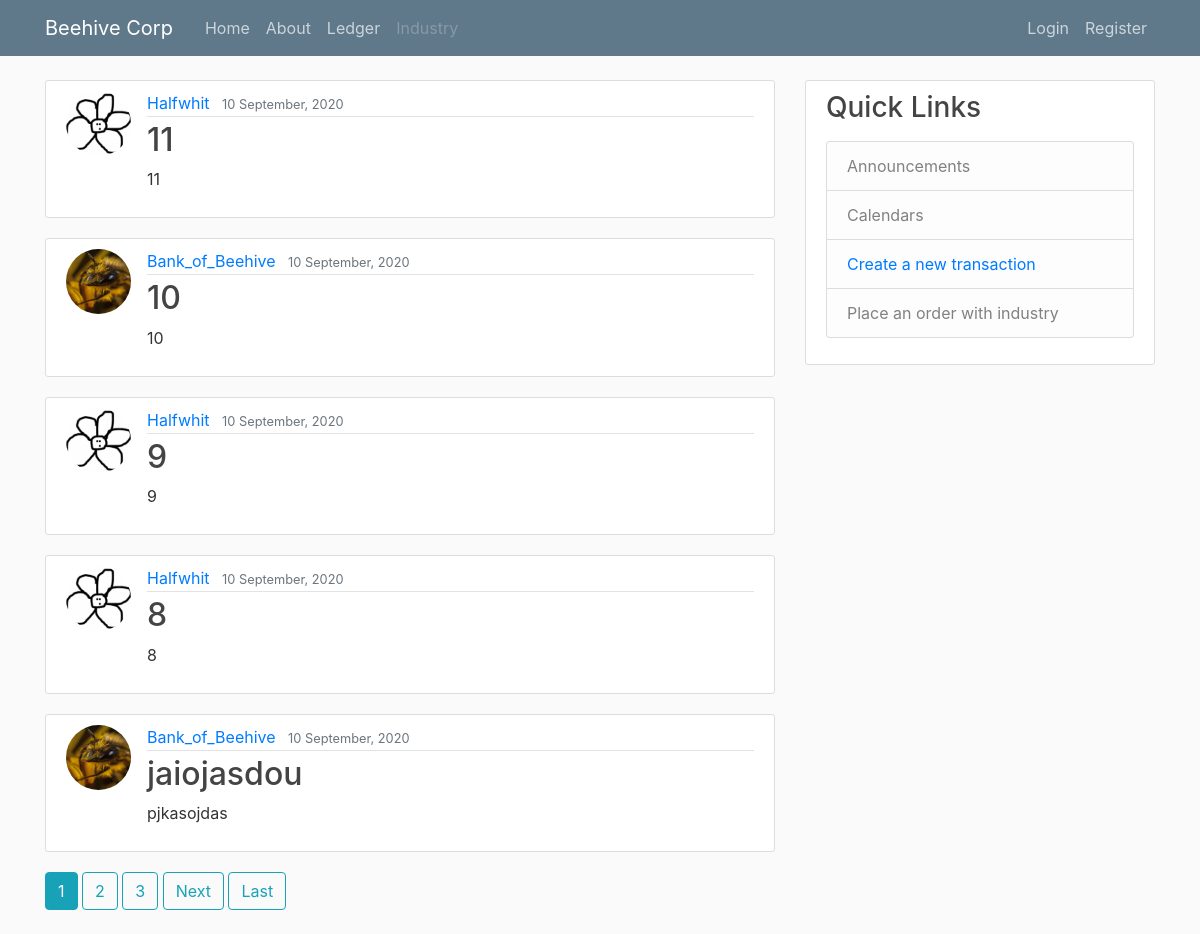
The page / on the database its author committed.
### market/models.py (models this page shows, shortened)
class Post(models.Model):
    title = models.CharField(max_length=100)
    content = models.TextField()
    date_posted = models.DateTimeField(default=timezone.now)
    author = models.ForeignKey(User, on_delete=models.CASCADE)
    announcement = models.BooleanField(default=False)

### users/models.py (models this page shows, shortened)
class Profile(models.Model):
    user = models.OneToOneField(User, on_delete=models.CASCADE)
    image = models.ImageField(default='default.jpg', upload_to='profile_pics')
    balance = models.IntegerField(default=0)

### market/views.py (the view)
# urls.py: path('', PostListView.as_view(), name='market-home'),
class PostListView(ListView):
    model = Post
    template_name = 'market/home.html'
    context_object_name = 'posts'
    ordering = ['-date_posted']
    paginate_by = 5

### market/templates/market/home.html (shortened to what this page needs)
{% extends "market/base.html" %}
{% block content %}
    {% for post in posts %}
        <article class="media content-section">
            <img class="rounded-circle article-img" src="{{ post.author.profile.image.url }}">
            <div class="media-body">
                <div class="article-metadata">
                <a class="mr-2" href="{% url 'browse-profile' post.author.profile.id %}">{{ post.author }}</a>
                <small class="text-muted">{{ post.date_posted|date:"d F, Y" }}</small>
                </div>
                <h2><a class="article-title" href="{% url 'post-detail' post.id %}">{{ post.title }}</a></h2>
                <p class="article-content">{{ post.content }}</p>
            </div>
        </article>
    {% endfor %}
    {% if is_paginated %}
        {% for num in page_obj.paginator.page_range %}
            {% if page_obj.number == num %}
                <a class="btn btn-info mb-4" href="?page={{ num }}">{{ num }}</a>
            {% elif num > page_obj.number|add:'-3' and num < page_obj.number|add:'3'%}
                <a class="btn btn-outline-info mb-4" href="?page={{ num }}">{{ num }}</a>
            {% endif %}
        {% endfor %}
        {% if page_obj.has_next %}
            <a class="btn btn-outline-info mb-4" href="?page={{ page_obj.next_page_number }}">Next</a>
            <a class="btn btn-outline-info mb-4" href="?page={{ page_obj.paginator.num_pages }}">Last</a>
        {% endif %}
    {% endif %}
{% endblock content %}

### market/templates/market/base.html (shortened to what this page needs)
{% load static %}
<!doctype html>
<html lang="en">
  <head>
    <link rel="stylesheet" href="https://stackpath.bootstrapcdn.com/bootstrap/4.3.1/css/bootstrap.min.css">
    <link rel="stylesheet" type="text/css" href="{% static 'market/main.css' %}">
  </head>
  <body>
    <header class="site-header">
        <nav class="navbar navbar-expand-md navbar-dark bg-steel fixed-top">
            <div class="container">
                <a class="navbar-brand mr-4" href="{% url 'market-home' %}">Beehive Corp</a>
                <div class="collapse navbar-collapse" id="navbarToggle">
                    <div class="navbar-nav mr-auto">
                        <a class="nav-item nav-link" href="{% url 'market-home' %}">Home</a>
                        <a class="nav-item nav-link" href="{% url 'market-about' %}">About</a>
                        <a class="nav-item nav-link" href="{% url 'market-transactions' %}">Ledger</a>
                        <a class="nav-item nav-link disabled" href="#">Industry</a>
                    </div>
                    <div class="navbar-nav">
                    {% if user.is_authenticated %}
                        {% if perms.market.add_post %} <a class="nav-item nav-link" href="{% url 'post-create' %}">New Post</a> {% endif %}
                        <a class="nav-item nav-link" href="{% url 'profile'%}">Profile</a>
                        <a class="nav-item nav-link" href="{% url 'logout'%}">Logout</a>
                    {% else %}
                        <a class="nav-item nav-link" href="{% url 'login' %}">Login</a>
                        <a class="nav-item nav-link" href="{% url 'register' %}">Register</a>
                    {% endif %}
                    </div>
                </div>
            </div>
        </nav>
    </header>
    <main role="main" class="container">
        <div class="row">
            <div class="col-md-8">
                {% block content %}{% endblock %}
            </div>
            <div class="col-md-4">
                <div class="content-section">
                    <h3>Quick Links</h3>
                    <p class='text-muted'>
                    <ul class="list-group">
                        <li class="list-group-item list-group-item-light">Announcements</li>
                        <li class="list-group-item list-group-item-light">Calendars</li>
                        <li class="list-group-item list-group-item-light"><a href="{% url 'transaction-create' %}">Create a new transaction</a></li>
                        <li class="list-group-item list-group-item-light">Place an order with industry</li>
                    </ul>
                    </p>
                </div>
            </div>
        </div>
    </main>
  </body>
</html>

### market/static/market/main.css (style rules this page uses)
body { background: #fafafa; color: #333333; margin-top: 5rem; }
h1, h2, h3, h4, h5, h6 { color: #444444; }
ul { margin: 0; }
.bg-steel { background-color: #5f788a; }
.site-header .navbar-nav .nav-link { color: #cbd5db; }
.content-section { background: #ffffff; padding: 10px 20px; border: 1px solid #dddddd; border-radius: 3px; margin-bottom: 20px; }
.article-title { color: #444444; }
.article-content { white-space: pre-line; }
.article-img { height: 65px; width: 65px; margin-right: 16px; }
.article-metadata { padding-bottom: 1px; margin-bottom: 4px; border-bottom: 1px solid #e3e3e3 }

### rows shown on the page
Post: author.profile.image (picture), author "Halfwhit", date_posted "10 September, 2020", title "11", content "11"
Post: author.profile.image (placeholder picture), author "Bank_of_Beehive", date_posted "10 September, 2020", title "10", content "10"
Post: author.profile.image (picture), author "Halfwhit", date_posted "10 September, 2020", title "9", content "9"
Post: author.profile.image (picture), author "Halfwhit", date_posted "10 September, 2020", title "8", content "8"
Post: author.profile.image (placeholder picture), author "Bank_of_Beehive", date_posted "10 September, 2020", title "jaiojasdou", content "pjkasojdas"

### other values the page prints
{{ num }} "1"
{{ num }} "2" "3"
